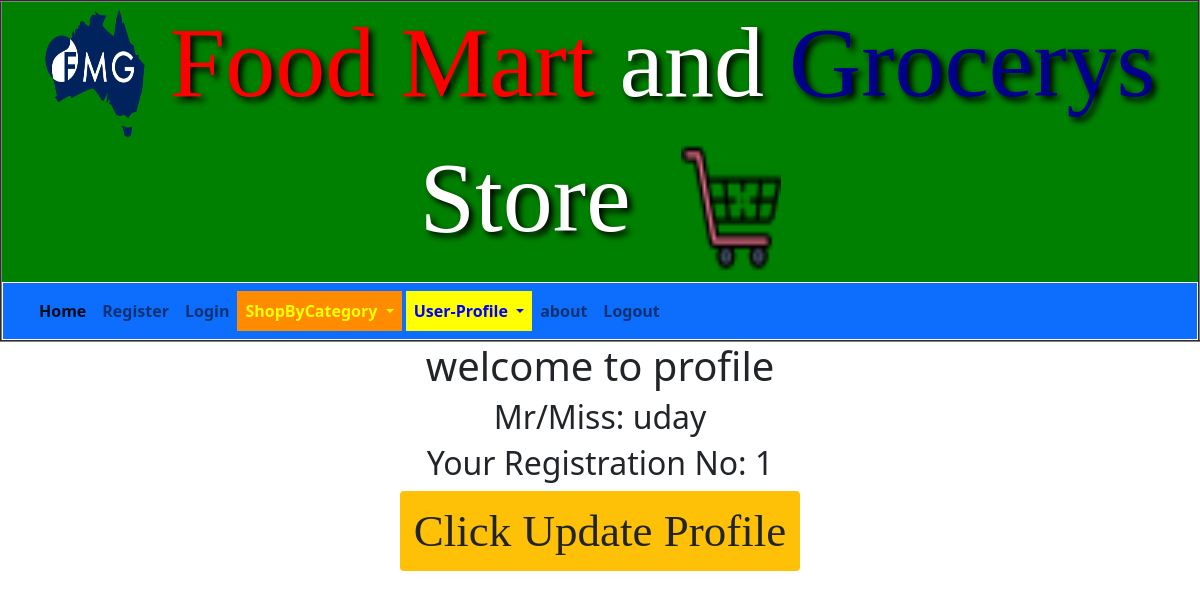
Before: /v_profile/ (signed in) with the older database file.
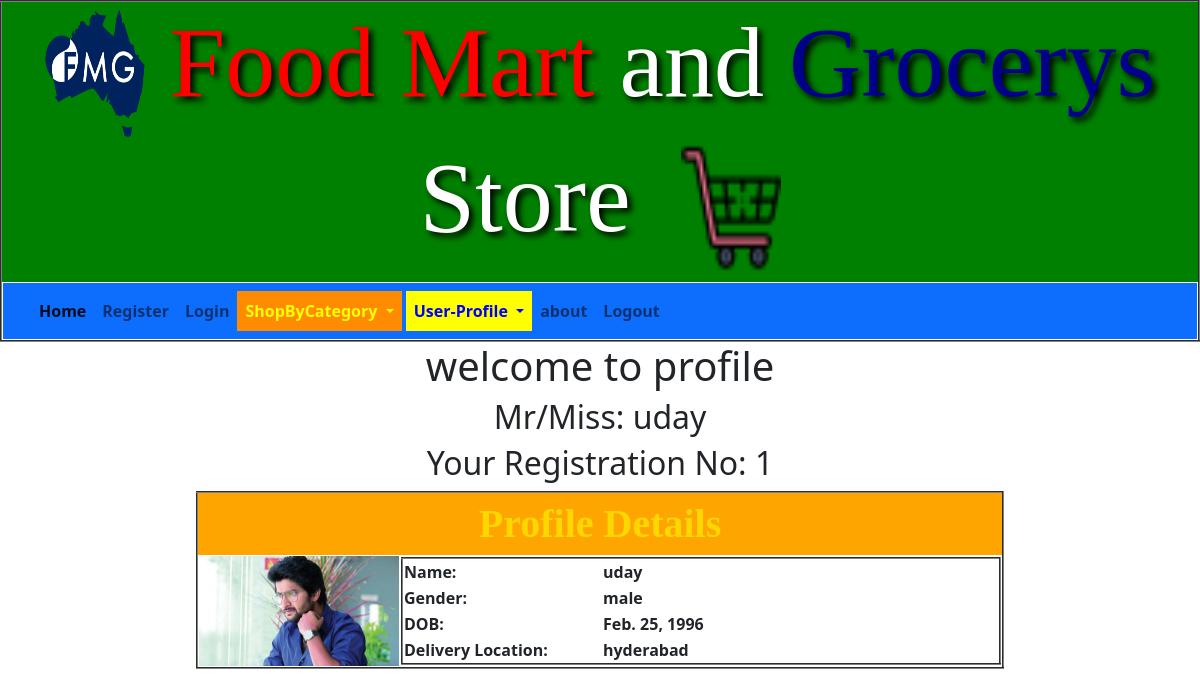
After: the same page with the newer database file.
### myshop/models.py (models this page shows)
class RegistrationModel(models.Model):
    rno=models.AutoField(primary_key=True)
    name=models.CharField(max_length=100)
    contact=models.IntegerField(unique=True)
    email=models.EmailField(unique=True)
    password=models.CharField(max_length=30)
    otp=models.IntegerField()
    doj=models.DateField(auto_now_add=True)
    status=models.CharField(max_length=100,default="pending")
    def __str__(self):
        return self.name

class ProfileModel(models.Model):
    pno=models.AutoField(primary_key=True)
    person=models.OneToOneField(RegistrationModel,on_delete=models.CASCADE)
    gender=models.CharField(max_length=20)
    dob=models.DateField()
    address=models.CharField(max_length=300)
    image=models.ImageField(upload_to='prof_img/')

### myshop/views.py (the view)
# urls.py: path('v_profile/',views.viewProfile,name='v_profile'),
def viewProfile(request):
    try:
        if request.session["name"]:
            try:
                result=ProfileModel.objects.get(person__name=request.session['name'])
                status=True
                return render(request, 'myshoptemplate/v_profile.html', {"status": status, 'result': result})
            except ProfileModel.DoesNotExist:
                status=False
                return render(request, 'myshoptemplate/v_profile.html', {"status": status})
        else:
            return  render(request,'myshoptemplate/v_profile.html')
    except KeyError:
        return render(request, 'myshoptemplate/v_profile.html')

### templates/myshoptemplate/v_profile.html (shortened to what this page needs)
{% extends 'myshoptemplate/common.html' %}
{% block common %}
    {% load static %}
    {% if request.session.contact %}
        <h1 align="center">welcome to profile</h1>
        <h2 align="center">Mr/Miss: {{ request.session.name }}</h2>
        <h2 align="center">Your Registration No: {{ request.session.rno }}</h2>
        {% if status %}
            <table align="center" border="2">
            <tr>
                <th style="text-align: center;font-size: 40px;font-family: 'Agency FB';color: gold;background-color: orange"colspan="2">Profile Details</th>
            </tr>
            <tr>
                <th><img src="{{ result.image.url }}" height="110" width="200"></th>
                <th>
                    <table align="center" width="600" border="2" style="padding: 6px">
                        <tr>
                            <th width="200">Name:</th>
                            <th>{{ result.person }}<br></th>
                        </tr>
                        <tr><th>Gender:</th>
                            <th>{{ result.gender }}<br></th>
                        </tr>
                        <tr>
                            <th>DOB:</th>
                            <th>{{ result.dob }}<br></th>
                        </tr>
                        <tr>
                            <th>Delivery Location:</th>
                            <th>{{ result.address }}<br></th>
                        </tr>
                    </table>
                </th>
            </tr>
            </table>
        {% else %}
            <form action="{% url 'update_profile' %}" method="post">
            <h3 align="center"><button type="submit" class="btn bg-warning" style="width: 400px;height:80px;font-family:'Agency FB';font-size: 45px ">
                    Click Update Profile
                </button>
             </h3>
            </form>
        {% endif %}
    {% else %}
        <h1 align="center">Please Do Login First</h1>
        <h4 align="center">Without Login You Cannot access this page</h4>
    {% endif %}
{% endblock %}

### templates/myshoptemplate/common.html (shortened to what this page needs)
<!doctype html>
<html lang="en" xmlns="http://www.w3.org/1999/html">
{% load static %}
  <head>
    <link href="https://cdn.jsdelivr.net/npm/bootstrap@5.0.0-beta1/dist/css/bootstrap.min.css" rel="stylesheet">
  </head>
  <body style="background-color: white">
    <table align="center"  border="2" >
        <tr><th style=" background-color: green;width: 20%" ><h1  id="h1"><img src="{% static 'images/FMG-Logo.png' %}" width="100" height="130">&nbsp;<span style="color: red">Food Mart</span> and <span style="color: darkblue">Grocerys</span> Store &nbsp;<img src="{% static 'images/shopping-cart.png' %}" width="100" height="130"></h1></th></tr>
        <tr>
            <th>
                <div>
                 <nav class="navbar navbar-expand-lg navbar-light bg-primary">
  <div class="container-fluid ">
    <div class="collapse navbar-collapse" id="navbarNavAltMarkup">
      <ul class="nav navbar-nav  ">
        <a class="nav-link active" aria-current="page" href="{% url 'main' %}">Home</a>
          <a class="nav-link" href="{% url 'register' %}">Register</a>
          <a class="nav-link" href="{% url 'login' %}">Login</a>
            <li class="nav-item dropdown">
          <a class="nav-link dropdown-toggle" href="#" id="navbarDropdownMenuLink" role="button" data-bs-toggle="dropdown" aria-expanded="false" style="background-color:darkorange;color: yellow">
            ShopByCategory
          </a>
        </li>&nbsp;
          <li class="nav-item dropdown">
          <a class="nav-link dropdown-toggle" href="#" id="navbarDropdownMenuLink" role="button" data-bs-toggle="dropdown" aria-expanded="false" style="background-color: yellow;color: blue">
            User-Profile
          </a>
        </li>
          <a class="nav-link" href="#">about</a>
        <a class="nav-link" href="{% url 'logout' %}">Logout</a>
      </ul>
    </div>
    </div>
</nav></div>
               </th>
        </tr>
    </table>
    {% block common %}
    {% endblock %}
  </body>
</html>

### templates/myshoptemplate/common.html (style rules this page uses)
#h1 { text-align: center; font-size: 100px; font-family: "Agency FB"; text-shadow:4px 4px 6px black; color: white; }

Changed rows visible on the page:
now on this page (row edited): RegistrationModel: session.name "uday"
added ProfileModel: image (picture), person "uday", gender "male", dob "Feb. 25, 1996", address "hyderabad"
Other visible differences:
{{ request.session.name }}: "uday" → (not shown)
text no longer shown: "Click Update Profile"
text now shown: "Profile Details Name: Gender: DOB: Delivery Location:"
